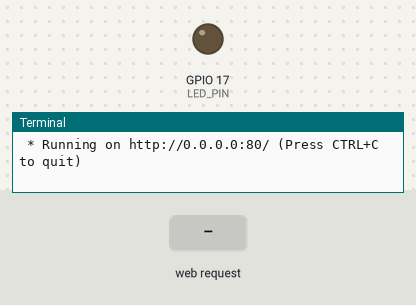
A program run on a simulated Raspberry Pi (BCM pin numbers). Parts: output pins drawn as LEDs (lit = HIGH), the last lines printed to the terminal. Inputs (shaded band) come from the test bench. The clock reads 2024-03-15 10:24:30 at power-on unless the program sets it.

Above: at 1.2 s.
1.3 s: HTTP request for /led/1 received
At 2.5 s:
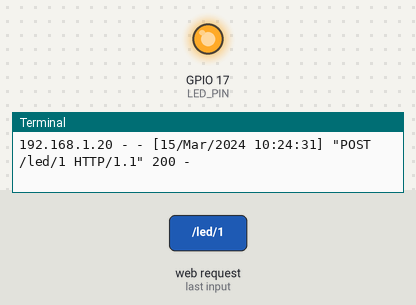
2.8 s: HTTP request for /led/0 received
At 3.8 s:
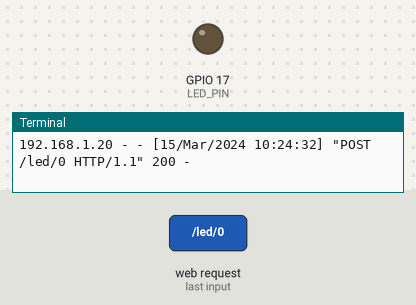
Timing chart, 0 to 5.8 s (numbered marks = the images above; inputs shaded):
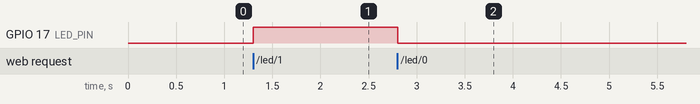

The program:

g1t-flaskgpio.py
```python
from flask import *
import things

app = Flask(__name__)
pi_things = things.PiThings()

@app.route("/")
def hello():
      button = pi_things.read_button()
      return render_template('index.html', button=button)

@app.route("/led/<int:state>", methods=['POST'])
def led(state):
    if state == 0:
        pi_things.set_led(False)
    elif state == 1:
        pi_things.set_led(True)
    else:
        return ('Unknown LED state', 400)
    return ('', 204)

if __name__ == "__main__":
    app.run(host='0.0.0.0', debug=True, port=80)
```

things.py
```python
import RPi.GPIO as GPIO

LED_PIN     = 17
BUTTON_PIN  = 4

class PiThings(object):

    def __init__(self):
        GPIO.setwarnings(False)
        GPIO.setmode(GPIO.BCM)
        GPIO.setup(LED_PIN, GPIO.OUT)
        GPIO.setup(BUTTON_PIN, GPIO.IN, pull_up_down=GPIO.PUD_UP)

    def read_button(self):
        return GPIO.input(BUTTON_PIN)

    def set_led(self, value):
        GPIO.output(LED_PIN, value)
```

Measured:
- after the input at 1.3 s, GPIO 17 (LED_PIN): LOW → HIGH at once
- after the input at 2.8 s, GPIO 17 (LED_PIN): HIGH → LOW at once
